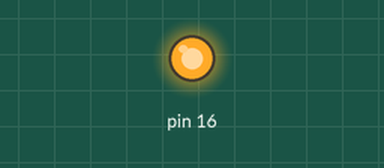
The program below on a simulated Raspberry Pi (header pin numbers). Shown: output pins drawn as LEDs (lit = HIGH).

Above: at 0.1 s.
Timing chart, 0 to 1.6 s (numbered marks = the images above):
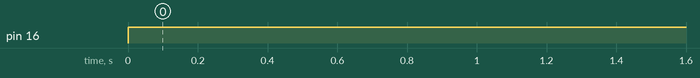

The program:

pot_test.py
```python
import RPi.GPIO as GPIO
import time

GPIO.setmode(GPIO.BOARD)

GPIO.setup(16,GPIO.OUT)

try:
    while True:
        GPIO.output(16,True)
except KeyboardInterrupt:
    pass

GPIO.cleanup()
```

Measured:
- by itself, pin 16: LOW → HIGH at 0.00 s
